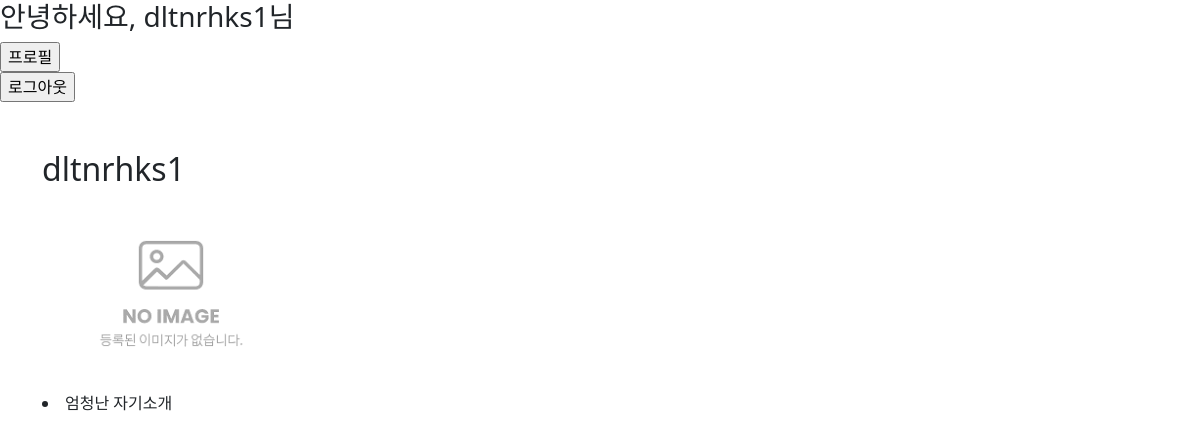
Screenshot of /user/user_profile/ (signed in) with the database file from the repository.
### user/models.py (models this page shows)
class CustomUser(AbstractUser):
    intro = models.TextField()
    image = models.ImageField(upload_to="image/", default='default_images/default.png')

### user/views.py (the view)
# urls.py: path("user_profile/", views.user_profile, name="user_profile"),
@require_GET
def user_profile(request):
    profile = CustomUser.objects.get(pk=request.user.pk)
    context = {
        "profile" : profile
    }
    return render(request, "user/profile.html", context)

### user/templates/user/profile.html
{% extends "base.html" %}
{% block content %}
<h2>{{ user }}</h2>
{% if profile.image %}
<img src="{{ profile.image.url }}" alt="이미지 없음">
{% endif %}
<li>{{profile.intro}}</li>
{% endblock content %}

### rows the page displays
CustomUser: username "dltnrhks1", image (placeholder picture), intro "엄청난 자기소개"
